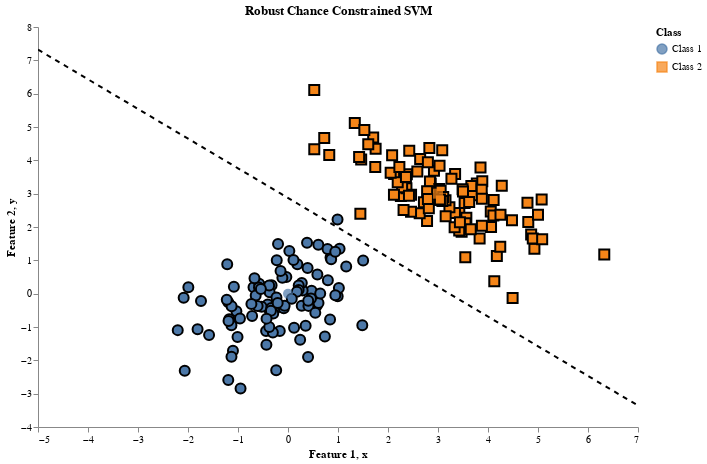

The notebook cell this image was saved under:
### Markdown cell above
This is an interactive visualization of the hyperplane created in Altair.

### Code cell
df = pd.DataFrame({
    'Feature 1': np.vstack([DATA_1, DATA_2])[:, 0],
    'Feature 2': np.vstack([DATA_1, DATA_2])[:, 1],
    'Class': ['Class 1'] * M + ['Class 2'] * M
})

x_range = np.linspace(-5, 7, 100)
y_range = - (w_opt[0] * x_range + b_opt) / w_opt[1]

hyperplane_df = pd.DataFrame({'x': x_range, 'y': y_range})
mean_df = pd.DataFrame({
    'Feature 1': [MU_1[0], MU_2[0]],
    'Feature 2': [MU_1[1], MU_2[1]],
    'Class': ['Class 1', 'Class 2']
})

selection = alt.selection_point(on='mouseover', fields=['Feature 1', 'Feature 2'], nearest=True)

base = alt.Chart(df).encode(
    x='Feature 1',
    y='Feature 2',
    color='Class',
    shape='Class'
)

points = base.mark_point(size=60).encode(
    tooltip=['Feature 1:Q', 'Feature 2:Q', 'Class:N']
).add_params(
    selection
)

highlight = base.mark_point(size=100, filled=True, stroke='black').encode(
    opacity=alt.condition(selection, alt.value(1), alt.value(0.2))
).transform_filter(
    selection
)

hyperplane = alt.Chart(hyperplane_df).mark_line(color='black', strokeDash=[5,5]).encode(
    x='x:Q',
    y='y:Q'
)

means = alt.Chart(mean_df).mark_point(size=100, filled=True).encode(
    x='Feature 1',
    y='Feature 2',
    color='Class',
    shape='Class'
)

chart = points + highlight + hyperplane + means

chart = chart.properties(
    width=600,
    height=400,
    title='Robust Chance Constrained SVM'
).configure_axis(
    grid=False
).configure_view(
    strokeOpacity=0
).interactive() 

chart.show()

### Figure 1 — Vega-Lite specification as saved in the notebook (floating-point values rounded to 4 significant figures; data arrays with more than 128 entries replaced by an {"elided": "..."} marker saying what was removed)
{"config": {"view": {"continuousWidth": 300, "continuousHeight": 300, "strokeOpacity": 0}, "axis": {"grid": false}}, "layer": [{"mark": {"type": "point", "size": 60}, "encoding": {"color": {"field": "Class", "type": "nominal"}, "shape": {"field": "Class", "type": "nominal"}, "tooltip": [{"field": "Feature 1", "type": "quantitative"}, {"field": "Feature 2", "type": "quantitative"}, {"field": "Class", "type": "nominal"}], "x": {"field": "Feature 1", "type": "quantitative"}, "y": {"field": "Feature 2", "type": "quantitative"}}, "name": "view_1"}, {"mark": {"type": "point", "filled": true, "size": 100, "stroke": "black"}, "encoding": {"color": {"field": "Class", "type": "nominal"}, "opacity": {"condition": {"param": "param_1", "value": 1}, "value": 0.2}, "shape": {"field": "Class", "type": "nominal"}, "x": {"field": "Feature 1", "type": "quantitative"}, "y": {"field": "Feature 2", "type": "quantitative"}}, "transform": [{"filter": {"param": "param_1"}}]}, {"data": {"name": "data-3fed6d7f9eef9dd25bc271f56c6f7324"}, "mark": {"type": "line", "color": "black", "strokeDash": [5, 5]}, "encoding": {"x": {"field": "x", "type": "quantitative"}, "y": {"field": "y", "type": "quantitative"}}}, {"data": {"name": "data-a5fa87014fad2dcaf3ce0689fdfcee73"}, "mark": {"type": "point", "filled": true, "size": 100}, "encoding": {"color": {"field": "Class", "type": "nominal"}, "shape": {"field": "Class", "type": "nominal"}, "x": {"field": "Feature 1", "type": "quantitative"}, "y": {"field": "Feature 2", "type": "quantitative"}}}], "data": {"name": "data-c4fd58814be19e84d5304ccad2c21714"}, "height": 400, "params": [{"name": "param_1", "select": {"type": "point", "fields": ["Feature 1", "Feature 2"], "nearest": true, "on": "mouseover"}, "views": ["view_1"]}, {"name": "param_2", "select": {"type": "interval", "encodings": ["x", "y"]}, "bind": "scales", "views": ["view_1"]}], "title": "Robust Chance Constrained SVM", "width": 600, "$schema": "https://vega.github.io/schema/vega-lite/v5.17.0.json", "datasets": {"data-c4fd58814be19e84d5304ccad2c21714": {"elided": "200 records"}, "data-3fed6d7f9eef9dd25bc271f56c6f7324": [{"x": -5.0, "y": 7.321}, {"x": -4.879, "y": 7.213}, {"x": -4.758, "y": 7.105}, {"x": -4.636, "y": 6.997}, {"x": -4.515, "y": 6.889}, {"x": -4.394, "y": 6.781}, {"x": -4.273, "y": 6.674}, {"x": -4.152, "y": 6.566}, {"x": -4.03, "y": 6.458}, {"x": -3.909, "y": 6.35}, {"x": -3.788, "y": 6.242}, {"x": -3.667, "y": 6.134}, {"x": -3.545, "y": 6.026}, {"x": -3.424, "y": 5.919}, {"x": -3.303, "y": 5.811}, {"x": -3.182, "y": 5.703}, {"x": -3.061, "y": 5.595}, {"x": -2.939, "y": 5.487}, {"x": -2.818, "y": 5.379}, {"x": -2.697, "y": 5.271}, {"x": -2.576, "y": 5.164}, {"x": -2.455, "y": 5.056}, {"x": -2.333, "y": 4.948}, {"x": -2.212, "y": 4.84}, {"x": -2.091, "y": 4.732}, {"x": -1.97, "y": 4.624}, {"x": -1.848, "y": 4.516}, {"x": -1.727, "y": 4.409}, {"x": -1.606, "y": 4.301}, {"x": -1.485, "y": 4.193}, {"x": -1.364, "y": 4.085}, {"x": -1.242, "y": 3.977}, {"x": -1.121, "y": 3.869}, {"x": -1.0, "y": 3.761}, {"x": -0.8788, "y": 3.654}, {"x": -0.7576, "y": 3.546}, {"x": -0.6364, "y": 3.438}, {"x": -0.5152, "y": 3.33}, {"x": -0.3939, "y": 3.222}, {"x": -0.2727, "y": 3.114}, {"x": -0.1515, "y": 3.006}, {"x": -0.0303, "y": 2.899}, {"x": 0.09091, "y": 2.791}, {"x": 0.2121, "y": 2.683}, {"x": 0.3333, "y": 2.575}, {"x": 0.4545, "y": 2.467}, {"x": 0.5758, "y": 2.359}, {"x": 0.697, "y": 2.251}, {"x": 0.8182, "y": 2.144}, {"x": 0.9394, "y": 2.036}, {"x": 1.061, "y": 1.928}, {"x": 1.182, "y": 1.82}, {"x": 1.303, "y": 1.712}, {"x": 1.424, "y": 1.604}, {"x": 1.545, "y": 1.496}, {"x": 1.667, "y": 1.389}, {"x": 1.788, "y": 1.281}, {"x": 1.909, "y": 1.173}, {"x": 2.03, "y": 1.065}, {"x": 2.152, "y": 0.9571}, {"x": 2.273, "y": 0.8492}, {"x": 2.394, "y": 0.7414}, {"x": 2.515, "y": 0.6335}, {"x": 2.636, "y": 0.5257}, {"x": 2.758, "y": 0.4178}, {"x": 2.879, "y": 0.31}, {"x": 3.0, "y": 0.2021}, {"x": 3.121, "y": 0.09424}, {"x": 3.242, "y": -0.01362}, {"x": 3.364, "y": -0.1215}, {"x": 3.485, "y": -0.2293}, {"x": 3.606, "y": -0.3372}, {"x": 3.727, "y": -0.445}, {"x": 3.848, "y": -0.5529}, {"x": 3.97, "y": -0.6608}, {"x": 4.091, "y": -0.7686}, {"x": 4.212, "y": -0.8765}, {"x": 4.333, "y": -0.9843}, {"x": 4.455, "y": -1.092}, {"x": 4.576, "y": -1.2}, {"x": 4.697, "y": -1.308}, {"x": 4.818, "y": -1.416}, {"x": 4.939, "y": -1.524}, {"x": 5.061, "y": -1.631}, {"x": 5.182, "y": -1.739}, {"x": 5.303, "y": -1.847}, {"x": 5.424, "y": -1.955}, {"x": 5.545, "y": -2.063}, {"x": 5.667, "y": -2.171}, {"x": 5.788, "y": -2.279}, {"x": 5.909, "y": -2.386}, {"x": 6.03, "y": -2.494}, {"x": 6.152, "y": -2.602}, {"x": 6.273, "y": -2.71}, {"x": 6.394, "y": -2.818}, {"x": 6.515, "y": -2.926}, {"x": 6.636, "y": -3.034}, {"x": 6.758, "y": -3.141}, {"x": 6.879, "y": -3.249}, {"x": 7.0, "y": -3.357}], "data-a5fa87014fad2dcaf3ce0689fdfcee73": [{"Feature 1": 0, "Feature 2": 0, "Class": "Class 1"}, {"Feature 1": 3, "Feature 2": 3, "Class": "Class 2"}]}}
